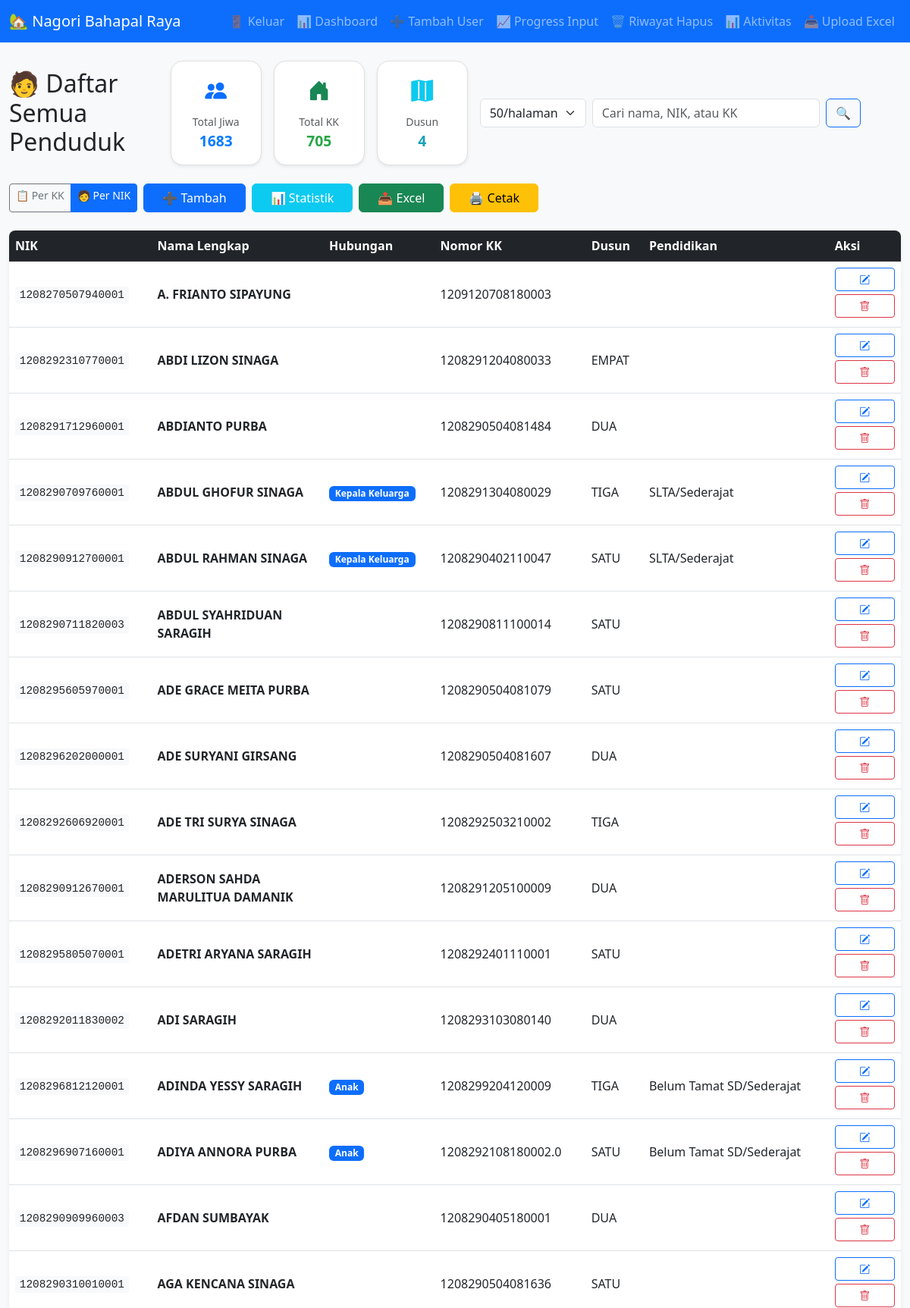
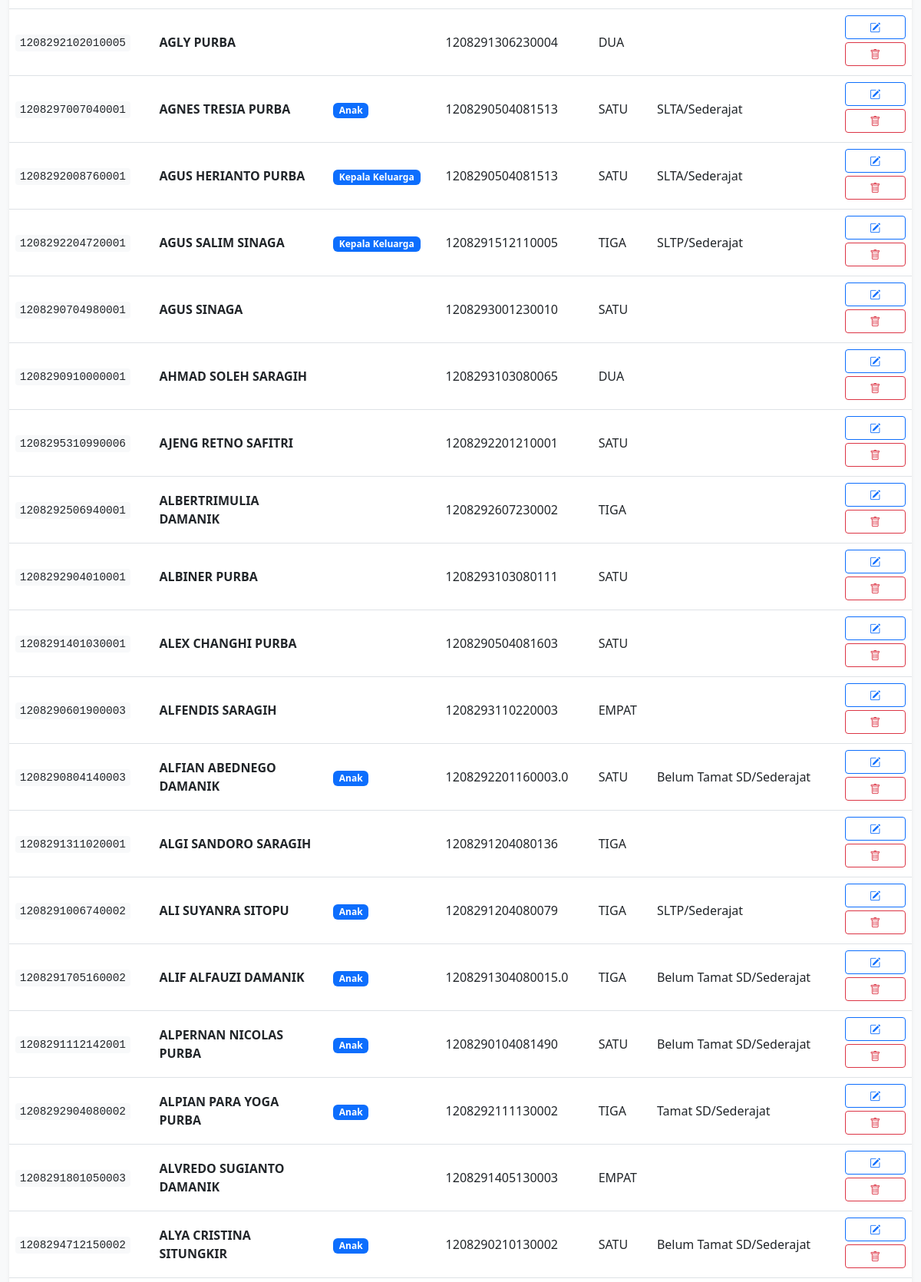
The page /?view=nik (signed in, upper part) on the database its author committed (2 pictures, top to bottom).
### tables this page shows
CREATE TABLE penduduk (
            id INTEGER PRIMARY KEY AUTOINCREMENT,
            nomor_kk TEXT,
            nik TEXT UNIQUE,
            nama TEXT,
            hubungan TEXT,
            jenis_kelamin TEXT,
            tempat_lahir TEXT,
            tanggal_lahir TEXT,
            agama TEXT,
            status_perkawinan TEXT,
            pendidikan TEXT,
            pekerjaan TEXT,
            alamat TEXT,
            rt_rw TEXT,
            dusun TEXT,
            golongan_darah TEXT,
            kesejahteraan TEXT,
            tanggal_input TEXT,
            foto_ktp TEXT
        );

### app.py (the view, shortened to what this page needs)
@app.route('/')
@login_required
def index():
    search_query = request.args.get('q', '').strip()
    view_mode = request.args.get('view', 'kk')
    try:
        limit = int(request.args.get('limit', 50))
        if limit not in [50, 100, 500]:
            limit = 50
    except:
        limit = 50
    try:
        page = int(request.args.get('page', 1))
        if page < 1:
            page = 1
    except:
        page = 1
    offset = (page - 1) * limit
    total_jiwa = total_kk = total_dusun = 0
    rows = []
    total_pages = 1  # ✅ Default 1
    try:
        with get_db() as conn:
            cursor = conn.cursor()
            base_jiwa = "SELECT COUNT(*) FROM penduduk"
            base_kk = "SELECT COUNT(DISTINCT nomor_kk) FROM penduduk WHERE nomor_kk IS NOT NULL AND TRIM(nomor_kk) != ''"
            base_dusun = "SELECT COUNT(DISTINCT dusun) FROM penduduk WHERE dusun IS NOT NULL AND TRIM(dusun) != ''"
            params = ()
            if current_user.role == 'kepala_dusun':
                base_jiwa += " WHERE dusun = ?"
                base_kk += " AND dusun = ?"
                base_dusun += " AND dusun = ?"
                params = (current_user.dusun,)
            elif current_user.role == 'masyarakat':
                base_jiwa += " WHERE nik = ?"
                base_kk += " AND nik = ?"
                base_dusun += " AND nik = ?"
                params = (current_user.nik_masyarakat,)
            cursor.execute(base_jiwa, params)
            total_jiwa = cursor.fetchone()[0]
            cursor.execute(base_kk, params)
            total_kk = cursor.fetchone()[0]
            cursor.execute(base_dusun, params)
            total_dusun = cursor.fetchone()[0]
    except Exception as e:
        print(f"Statistik gagal: {str(e)[:100]}...")
    try:
        with get_db() as conn:
            cursor = conn.cursor()
            base_query = """
                SELECT nomor_kk, nik, nama, hubungan, alamat, dusun, jenis_kelamin,
                       pendidikan, kesejahteraan, tanggal_input
                FROM penduduk
            """
            count_query = "SELECT COUNT(*) FROM penduduk"
            params = ()
            count_params = ()
            if current_user.role == 'kepala_dusun':
                base_query += " WHERE dusun = ?"
                count_query += " WHERE dusun = ?"
                params = (current_user.dusun,)
                count_params = (current_user.dusun,)
            elif current_user.role == 'masyarakat':
                base_query += " WHERE nik = ?"
                count_query += " WHERE nik = ?"
                params = (current_user.nik_masyarakat,)
                count_params = (current_user.nik_masyarakat,)
            if limit != 'all':
                cursor.execute(count_query, count_params)
                total_count = cursor.fetchone()[0]
                total_pages = (total_count + limit - 1) // limit
            else:
                total_pages = 1  # ✅ Tetap kirim 1 jika 'all'
            if view_mode == 'nik':
                order_by = " ORDER BY nama"
            else:
                order_by = " ORDER BY nomor_kk, CASE WHEN hubungan='Kepala Keluarga' THEN 0 ELSE 1 END, nama"
            if limit != 'all':
                order_by += " LIMIT ? OFFSET ?"
                params += (limit, offset)
            cursor.execute(base_query + order_by, params)
            rows = cursor.fetchall()
    except Exception as e:
        print(f"Data utama gagal: {str(e)[:100]}...")
        rows = []
    if view_mode == 'nik':
        return render_template('index_nik.html',
                             penduduk=rows,
                             q=search_query,
                             total_jiwa=total_jiwa,
                             total_kk=total_kk,
                             total_dusun=total_dusun,
                             limit=limit,
                             page=page,
                             total_pages=total_pages)  # ✅ Dikirim

### app.py (called while the page is built)
def get_db():
    conn = sqlite3.connect('desa.db')
    conn.row_factory = sqlite3.Row
    return conn

@login_manager.user_loader
def load_user(user_id):
    return users.get(user_id)

### templates/index_nik.html (shortened to what this page needs)
{% extends "base.html" %}
{% block content %}
<div class="container-fluid">
    <div class="d-flex flex-column flex-md-row justify-content-between align-items-start align-items-md-center mb-4 gap-3">
        <h2 class="mb-0">🧑 Daftar Semua Penduduk</h2>
        <div class="d-none d-md-flex gap-3">
            <div class="text-center px-4 py-3 bg-white rounded-4 shadow-sm" style="min-width: 120px; border: 1px solid #e0e0e0;">
                <i class="bi bi-people-fill text-primary" style="font-size: 1.8rem;"></i>
                <div class="mt-2">
                    <small class="text-muted">Total Jiwa</small><br>
                    <strong style="font-size: 1.2rem; color: #007bff;">{{ total_jiwa }}</strong>
                </div>
            </div>
            <div class="text-center px-4 py-3 bg-white rounded-4 shadow-sm" style="min-width: 120px; border: 1px solid #e0e0e0;">
                <i class="bi bi-house-door-fill text-success" style="font-size: 1.8rem;"></i>
                <div class="mt-2">
                    <small class="text-muted">Total KK</small><br>
                    <strong style="font-size: 1.2rem; color: #28a745;">{{ total_kk }}</strong>
                </div>
            </div>
            <div class="text-center px-4 py-3 bg-white rounded-4 shadow-sm" style="min-width: 120px; border: 1px solid #e0e0e0;">
                <i class="bi bi-map-fill text-info" style="font-size: 1.8rem;"></i>
                <div class="mt-2">
                    <small class="text-muted">Dusun</small><br>
                    <strong style="font-size: 1.2rem; color: #17a2b8;">{{ total_dusun }}</strong>
                </div>
            </div>
        </div>
        <form method="get" class="d-flex gap-2 w-100 w-md-auto">
            <select name="limit" class="form-select" style="max-width: 140px;" onchange="this.form.submit()">
                <option value="50" {% if limit == 50 %}selected{% endif %}>50/halaman</option>
            </select>
            <input type="text" name="q" class="form-control"
                   placeholder="Cari nama, NIK, atau KK"
                   value="{{ q or '' }}"
                   style="max-width: 300px;"
                   autocomplete="off">
            <button type="submit" class="btn btn-outline-primary">🔍</button>
        </form>
    </div>
    <div class="d-flex flex-wrap gap-2 mb-4">
        <div class="btn-group" role="group">
            <a href="/?view=kk" class="btn btn-outline-secondary btn-sm">📋 Per KK</a>
            <a href="/?view=nik" class="btn btn-primary btn-sm">🧑 Per NIK</a>
        </div>
        <a href="/tambah" class="btn btn-primary px-4">➕ Tambah</a>
        <a href="/statistik" class="btn btn-info text-white px-4">📊 Statistik</a>
        <a href="/ekspor/excel" class="btn btn-success px-4">📤 Excel</a>
        <a href="/cetak" class="btn btn-warning px-4">🖨️ Cetak</a>
    </div>
    {% if penduduk %}
        <div class="table-responsive shadow-sm rounded-3 overflow-hidden mb-4">
            <table class="table table-hover align-middle mb-0">
                <thead class="table-dark">
                    <tr>
                        <th>NIK</th>
                        <th>Nama Lengkap</th>
                        <th>Hubungan</th>
                        <th>Nomor KK</th>
                        <th>Dusun</th>
                        <th>Pendidikan</th>
                        <th>Aksi</th>
                    </tr>
                </thead>
                <tbody>
                    {% for p in penduduk %}
                    <tr>
                        <td><code class="text-dark">{{ p.nik }}</code></td>
                        <td style="white-space: normal; word-wrap: break-word; max-width: 200px;">
                            <strong>{{ p.nama }}</strong>
                        </td>
                        <td><span class="badge bg-primary">{{ p.hubungan }}</span></td>
                        <td>{{ p.nomor_kk or '-' }}</td>
                        <td>{{ p.dusun }}</td>
                        <td>{{ p.pendidikan }}</td>
                        <td>
                            <div class="d-grid gap-2 d-md-block">
								<a href="/edit/{{ p.nik }}?back_url={{ request.full_path | urlencode }}" class="btn btn-outline-primary btn-sm w-100 mb-1">
									<i class="bi bi-pencil-square"></i>
								</a>
                                <button type="button" class="btn btn-outline-danger btn-sm w-100 mb-1"
                                        onclick="showDeleteModal('{{ p.nik }}', '{{ p.nama }}', '{{ p.dusun }}')">
                                    <i class="bi bi-trash"></i>
                                </button>
                            </div>
                        </td>
                    </tr>
                    {% endfor %}
                </tbody>
            </table>
        </div>
    {% endif %}
</div>
{% endblock %}

### templates/base.html (style rules this page uses)
body { padding-bottom: 70px; }
.shadow-sm { transition: transform 0.2s, box-shadow 0.2s; }

### templates/index_nik.html (style rules this page uses)
.table { margin-bottom: 0; }
.table th, .table td { vertical-align: middle; }
code { background-color: #f8f9fa; padding: 0.2em 0.4em; border-radius: 4px; font-size: 0.9em; }

### rows shown on the page
penduduk: nik "1208270507940001", nama "A. FRIANTO SIPAYUNG", nomor_kk "1209120708180003"
penduduk: nik "1208292310770001", nama "ABDI LIZON SINAGA", nomor_kk "1208291204080033", dusun "EMPAT"
penduduk: nik "1208291712960001", nama "ABDIANTO PURBA", nomor_kk "1208290504081484", dusun "DUA"
penduduk: nik "1208290709760001", nama "ABDUL GHOFUR SINAGA", hubungan "Kepala Keluarga", nomor_kk "1208291304080029", dusun "TIGA", pendidikan "SLTA/Sederajat"
penduduk: nik "1208290912700001", nama "ABDUL RAHMAN SINAGA", hubungan "Kepala Keluarga", nomor_kk "1208290402110047", dusun "SATU", pendidikan "SLTA/Sederajat"
penduduk: nik "1208290711820003", nama "ABDUL SYAHRIDUAN SARAGIH", nomor_kk "1208290811100014", dusun "SATU"
penduduk: nik "1208295605970001", nama "ADE GRACE MEITA PURBA", nomor_kk "1208290504081079", dusun "SATU"
penduduk: nik "1208296202000001", nama "ADE SURYANI GIRSANG", nomor_kk "1208290504081607", dusun "DUA"
penduduk: nik "1208292606920001", nama "ADE TRI SURYA SINAGA", nomor_kk "1208292503210002", dusun "TIGA"
penduduk: nik "1208290912670001", nama "ADERSON SAHDA MARULITUA DAMANIK", nomor_kk "1208291205100009", dusun "DUA"
penduduk: nik "1208295805070001", nama "ADETRI ARYANA SARAGIH", nomor_kk "1208292401110001", dusun "SATU"
penduduk: nik "1208292011830002", nama "ADI SARAGIH", nomor_kk "1208293103080140", dusun "DUA"
penduduk: nik "1208296812120001", nama "ADINDA YESSY SARAGIH", hubungan "Anak", nomor_kk "1208299204120009", dusun "TIGA", pendidikan "Belum Tamat SD/Sederajat"
penduduk: nik "1208296907160001", nama "ADIYA ANNORA PURBA", hubungan "Anak", nomor_kk "1208292108180002.0", dusun "SATU", pendidikan "Belum Tamat SD/Sederajat"
penduduk: nik "1208290909960003", nama "AFDAN SUMBAYAK", nomor_kk "1208290405180001", dusun "DUA"
penduduk: nik "1208290310010001", nama "AGA KENCANA SINAGA", nomor_kk "1208290504081636", dusun "SATU"
penduduk: nik "1208292102010005", nama "AGLY PURBA", nomor_kk "1208291306230004", dusun "DUA"
penduduk: nik "1208297007040001", nama "AGNES TRESIA PURBA", hubungan "Anak", nomor_kk "1208290504081513", dusun "SATU", pendidikan "SLTA/Sederajat"
penduduk: nik "1208292008760001", nama "AGUS HERIANTO PURBA", hubungan "Kepala Keluarga", nomor_kk "1208290504081513", dusun "SATU", pendidikan "SLTA/Sederajat"
penduduk: nik "1208292204720001", nama "AGUS SALIM SINAGA", hubungan "Kepala Keluarga", nomor_kk "1208291512110005", dusun "TIGA", pendidikan "SLTP/Sederajat"
penduduk: nik "1208290704980001", nama "AGUS SINAGA", nomor_kk "1208293001230010", dusun "SATU"
penduduk: nik "1208290910000001", nama "AHMAD SOLEH SARAGIH", nomor_kk "1208293103080065", dusun "DUA"
penduduk: nik "1208295310990006", nama "AJENG RETNO SAFITRI", nomor_kk "1208292201210001", dusun "SATU"
penduduk: nik "1208292506940001", nama "ALBERTRIMULIA DAMANIK", nomor_kk "1208292607230002", dusun "TIGA"
penduduk: nik "1208292904010001", nama "ALBINER PURBA", nomor_kk "1208293103080111", dusun "SATU"
penduduk: nik "1208291401030001", nama "ALEX CHANGHI PURBA", nomor_kk "1208290504081603", dusun "SATU"
penduduk: nik "1208290601900003", nama "ALFENDIS SARAGIH", nomor_kk "1208293110220003", dusun "EMPAT"
penduduk: nik "1208290804140003", nama "ALFIAN ABEDNEGO DAMANIK", hubungan "Anak", nomor_kk "1208292201160003.0", dusun "SATU", pendidikan "Belum Tamat SD/Sederajat"
penduduk: nik "1208291311020001", nama "ALGI SANDORO SARAGIH", nomor_kk "1208291204080136", dusun "TIGA"
penduduk: nik "1208291006740002", nama "ALI SUYANRA SITOPU", hubungan "Anak", nomor_kk "1208291204080079", dusun "TIGA", pendidikan "SLTP/Sederajat"
penduduk: nik "1208291705160002", nama "ALIF ALFAUZI DAMANIK", hubungan "Anak", nomor_kk "1208291304080015.0", dusun "TIGA", pendidikan "Belum Tamat SD/Sederajat"
penduduk: nik "1208291112142001", nama "ALPERNAN NICOLAS PURBA", hubungan "Anak", nomor_kk "1208290104081490", dusun "SATU", pendidikan "Belum Tamat SD/Sederajat"
penduduk: nik "1208292904080002", nama "ALPIAN PARA YOGA PURBA", hubungan "Anak", nomor_kk "1208292111130002", dusun "TIGA", pendidikan "Tamat SD/Sederajat"
penduduk: nik "1208291801050003", nama "ALVREDO SUGIANTO DAMANIK", nomor_kk "1208291405130003", dusun "EMPAT"
penduduk: nik "1208294712150002", nama "ALYA CRISTINA SITUNGKIR", hubungan "Anak", nomor_kk "1208290210130002", dusun "SATU", pendidikan "Belum Tamat SD/Sederajat"

### other values the page prints
{{ total_jiwa }} "1683"
{{ total_kk }} "705"
{{ total_dusun }} "4"
